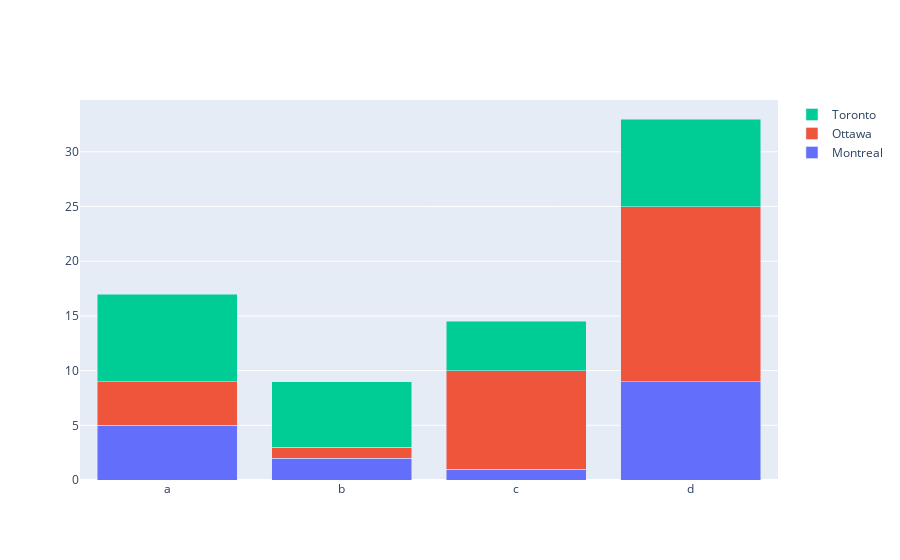

Notebook code for this chart:
### Code cell
x=['b', 'a', 'c', 'd']
fig = go.Figure(go.Bar(x=x, y=[2,5,1,9], name='Montreal'))
fig.add_trace(go.Bar(x=x, y=[1, 4, 9, 16], name='Ottawa'))
fig.add_trace(go.Bar(x=x, y=[6, 8, 4.5, 8], name='Toronto'))

fig.update_layout(barmode='stack')
fig.update_xaxes(categoryorder='category ascending')
fig.show()

### Figure 1 — Plotly figure (JSON) as saved in the notebook; plotly's stock layout.template omitted (floating-point values rounded to 4 significant figures)
{"data": [{"name": "Montreal", "type": "bar", "x": ["b", "a", "c", "d"], "y": [2, 5, 1, 9]}, {"name": "Ottawa", "type": "bar", "x": ["b", "a", "c", "d"], "y": [1, 4, 9, 16]}, {"name": "Toronto", "type": "bar", "x": ["b", "a", "c", "d"], "y": [6, 8, 4.5, 8]}], "layout": {"barmode": "stack", "xaxis": {"categoryorder": "category ascending"}}}
